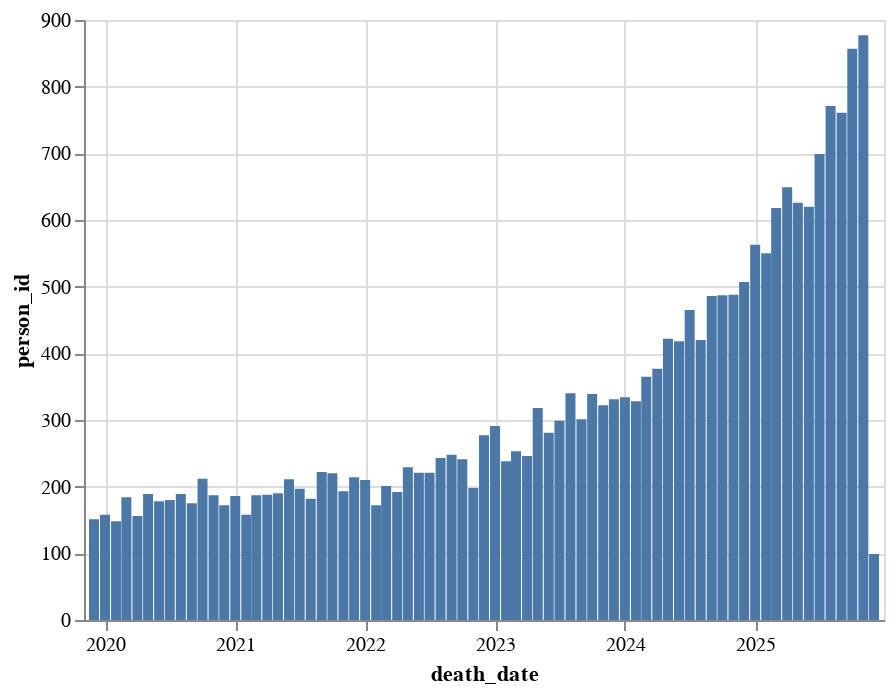

The notebook cell saved with this chart:
### Code cell
#TODO

### Figure 1 — Vega-Lite specification as saved in the notebook (floating-point values rounded to 4 significant figures)
{"config": {"view": {"continuousWidth": 400, "continuousHeight": 300}}, "data": {"name": "data-bf05778265843783f59f5485d3998f25"}, "mark": "bar", "encoding": {"x": {"type": "temporal", "field": "death_date"}, "y": {"type": "quantitative", "field": "person_id"}}, "$schema": "https://vega.github.io/schema/vega-lite/v4.8.1.json", "datasets": {"data-bf05778265843783f59f5485d3998f25": [{"death_date": "2019-12", "person_id": 151}, {"death_date": "2020-01", "person_id": 158}, {"death_date": "2020-02", "person_id": 148}, {"death_date": "2020-03", "person_id": 184}, {"death_date": "2020-04", "person_id": 156}, {"death_date": "2020-05", "person_id": 189}, {"death_date": "2020-06", "person_id": 178}, {"death_date": "2020-07", "person_id": 180}, {"death_date": "2020-08", "person_id": 189}, {"death_date": "2020-09", "person_id": 175}, {"death_date": "2020-10", "person_id": 212}, {"death_date": "2020-11", "person_id": 187}, {"death_date": "2020-12", "person_id": 172}, {"death_date": "2021-01", "person_id": 186}, {"death_date": "2021-02", "person_id": 158}, {"death_date": "2021-03", "person_id": 187}, {"death_date": "2021-04", "person_id": 188}, {"death_date": "2021-05", "person_id": 190}, {"death_date": "2021-06", "person_id": 211}, {"death_date": "2021-07", "person_id": 197}, {"death_date": "2021-08", "person_id": 182}, {"death_date": "2021-09", "person_id": 222}, {"death_date": "2021-10", "person_id": 220}, {"death_date": "2021-11", "person_id": 193}, {"death_date": "2021-12", "person_id": 214}, {"death_date": "2022-01", "person_id": 210}, {"death_date": "2022-02", "person_id": 172}, {"death_date": "2022-03", "person_id": 201}, {"death_date": "2022-04", "person_id": 192}, {"death_date": "2022-05", "person_id": 229}, {"death_date": "2022-06", "person_id": 221}, {"death_date": "2022-07", "person_id": 221}, {"death_date": "2022-08", "person_id": 243}, {"death_date": "2022-09", "person_id": 248}, {"death_date": "2022-10", "person_id": 241}, {"death_date": "2022-11", "person_id": 198}, {"death_date": "2022-12", "person_id": 277}, {"death_date": "2023-01", "person_id": 291}, {"death_date": "2023-02", "person_id": 238}, {"death_date": "2023-03", "person_id": 253}, {"death_date": "2023-04", "person_id": 246}, {"death_date": "2023-05", "person_id": 318}, {"death_date": "2023-06", "person_id": 281}, {"death_date": "2023-07", "person_id": 299}, {"death_date": "2023-08", "person_id": 340}, {"death_date": "2023-09", "person_id": 301}, {"death_date": "2023-10", "person_id": 339}, {"death_date": "2023-11", "person_id": 322}, {"death_date": "2023-12", "person_id": 331}, {"death_date": "2024-01", "person_id": 334}, {"death_date": "2024-02", "person_id": 328}, {"death_date": "2024-03", "person_id": 365}, {"death_date": "2024-04", "person_id": 377}, {"death_date": "2024-05", "person_id": 422}, {"death_date": "2024-06", "person_id": 418}, {"death_date": "2024-07", "person_id": 465}, {"death_date": "2024-08", "person_id": 420}, {"death_date": "2024-09", "person_id": 486}, {"death_date": "2024-10", "person_id": 487}, {"death_date": "2024-11", "person_id": 488}, {"death_date": "2024-12", "person_id": 507}, {"death_date": "2025-01", "person_id": 563}, {"death_date": "2025-02", "person_id": 550}, {"death_date": "2025-03", "person_id": 618}, {"death_date": "2025-04", "person_id": 649}, {"death_date": "2025-05", "person_id": 626}, {"death_date": "2025-06", "person_id": 620}, {"death_date": "2025-07", "person_id": 699}, {"death_date": "2025-08", "person_id": 771}, {"death_date": "2025-09", "person_id": 761}, {"death_date": "2025-10", "person_id": 857}, {"death_date": "2025-11", "person_id": 877}, {"death_date": "2025-12", "person_id": 99}]}}
